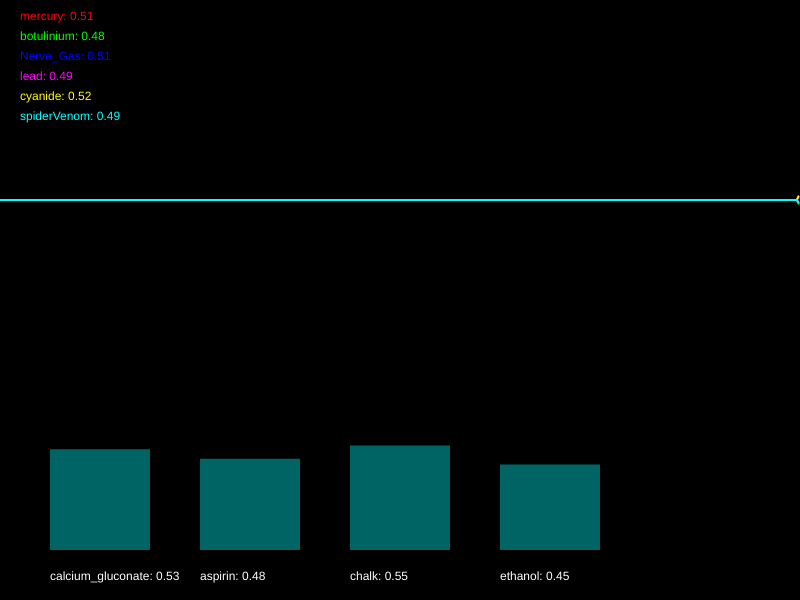
Frame 1 (no input)
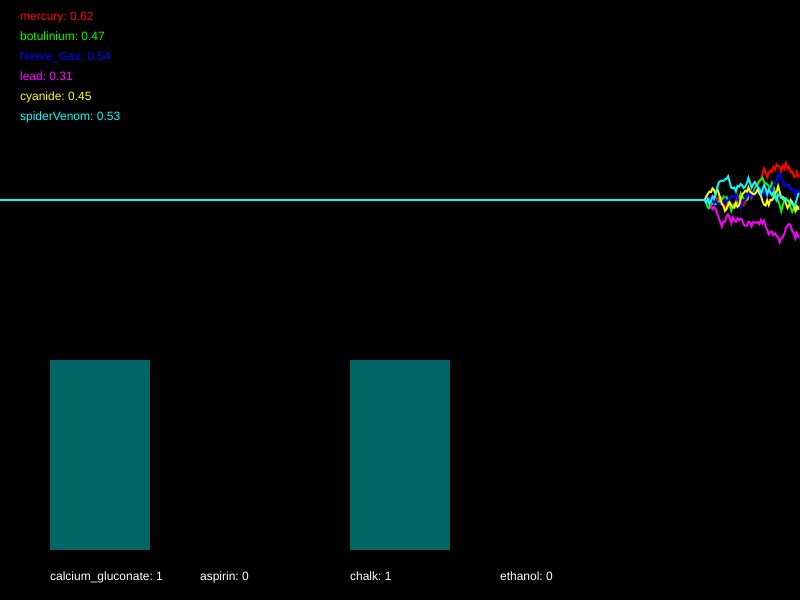
Frame 60 (no input)
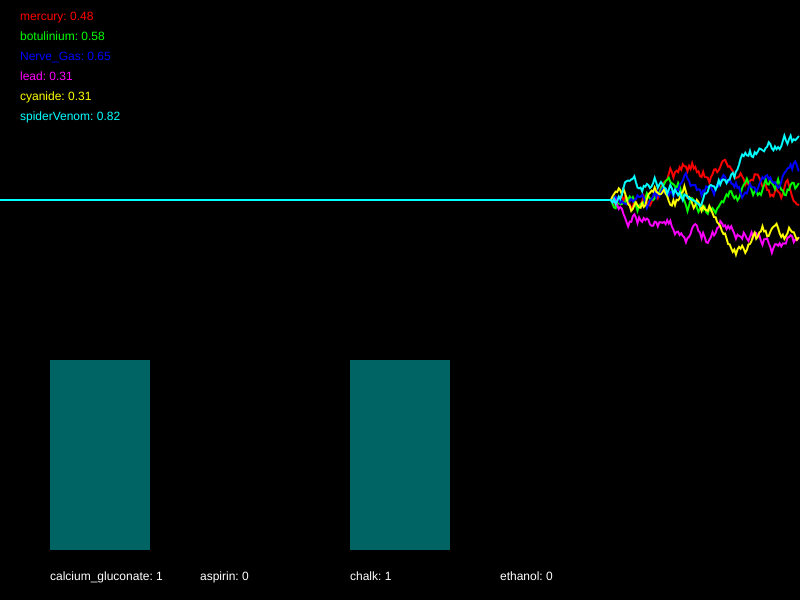
Frame 120 (the mouse pressed at the canvas centre since frame 60)

The p5.js sketch that drew these frames (run headless with seeded random() and noise() and a simulated clock; from frame 60 on, the mouse is pressed at the canvas centre):

// p5.js sketch
// ── sketch.js
/*

Officer: 8118839
CaseNum: 401-2-91323121-8118839

Case 401 - The Case of Norbert's Weiner Stand
Stage 3 - Bilious bagel

As I suspected Norbert has struck again. Ever inventive he’s set up a bagel stand and
has laced the cream cheese with an ingenious but vicious toxin. This one is quite
deadly so get yourself down to the lab right away.

You must develop the antidote by using conditional statements in the draw loop to
do the following.

	- If either Nerve_Gas goes above 0.44, botulinium dips below 0.74, or perhaps lead goes above 0.54, reduce calcium_gluconate by 0.02
	- If spiderVenom dips below 0.57 or cyanide dips below 0.49, increment calcium_gluconate by 0.05
	- If mercury dips below 0.64 or botulinium dips below 0.51, decrement aspirin by 0.03
	- When cyanide goes above 0.43, Nerve_Gas dips below 0.67, and also spiderVenom dips below 0.6, increase aspirin by 0.01
	- When lead goes above 0.56 and spiderVenom goes above 0.62, try decreasing chalk by 0.01
	- If mercury goes above 0.46 and botulinium goes above 0.43, or on the other hand, Nerve_Gas goes above 0.63, increment chalk by 0.05
	- If mercury dips below 0.32 and spiderVenom goes above 0.57, or on the other hand, Nerve_Gas goes above 0.32, decrease ethanol by 0.05
	- When cyanide dips below 0.28 and botulinium dips below 0.3, increase ethanol by 0.05


Your conditional statements should:

consider the following poisons:

	- mercury
	- botulinium
	- Nerve_Gas
	- lead
	- cyanide
	- spiderVenom


and modify the following antidotes:

	- calcium_gluconate
	- aspirin
	- chalk
	- ethanol


- There are many ways to complete this task but you should only use the
following commands:

	if(){}
	+=
	-=

*/

//Declare the poison variables
var mercury;
var botulinium;
var Nerve_Gas;
var lead;
var cyanide;
var spiderVenom;


//Declare the antidote variables
var calcium_gluconate;
var aspirin;
var chalk;
var ethanol;


//This variable is used for drawing the graph
var graphs;


function setup()
{

	createCanvas(800,600);
	strokeWeight(2);

	//initialise the poisons and antidotes
	mercury = 0.5;
	botulinium = 0.5;
	Nerve_Gas = 0.5;
	lead = 0.5;
	cyanide = 0.5;
	spiderVenom = 0.5;
	calcium_gluconate = 0.5;
	aspirin = 0.5;
	chalk = 0.5;
	ethanol = 0.5;


	//fills the graph with empty values
	graphs = [];

	for(var i = 0; i < 6; i++)
	{
		graphs.push([]);
		for(var j = 0; j < 512; j++)
		{
			graphs[i].push(0.5);
		}
	}

}

function draw()
{

	//Develop the antidote below
	//Write conditional statements to change the amount of each substance ...
    
//    - If either Nerve_Gas goes above 0.44, botulinium dips below 0.74, or perhaps lead goes above 0.54, reduce                 calcium_gluconate by 0.02
//	- If spiderVenom dips below 0.57 or cyanide dips below 0.49, increment calcium_gluconate by 0.05
//	- If mercury dips below 0.64 or botulinium dips below 0.51, decrement aspirin by 0.03
//	- When cyanide goes above 0.43, Nerve_Gas dips below 0.67, and also spiderVenom dips below 0.6, increase aspirin by         0.01
//	- When lead goes above 0.56 and spiderVenom goes above 0.62, try decreasing chalk by 0.01
    
//	- If mercury goes above 0.46 and botulinium goes above 0.43, or on the other hand, Nerve_Gas goes above 0.63,               increment chalk by 0.05
//	- If mercury dips below 0.32 and spiderVenom goes above 0.57, or on the other hand, Nerve_Gas goes above 0.32,               decrease ethanol by 0.05
//	- When cyanide dips below 0.28 and botulinium dips below 0.3, increase ethanol by 0.05
    
    if(Nerve_Gas > 0.44 || botulinium < 0.74 || lead > 0.54)
        {
            calcium_gluconate -= 0.02;
        }
    if(spiderVenom < 0.57 || cyanide < 0.49)
        {
            calcium_gluconate += 0.05;
        }
    if(mercury < 0.64 || botulinium < 0.51)
        {
            aspirin -= 0.03;
        }
    if(cyanide > 0.43 && Nerve_Gas < 0.67 && spiderVenom < 0.6)
        {
            aspirin += 0.01;
        }
    if(lead > 0.56 && spiderVenom > 0.62)
        {
            chalk -= 0.01;
        }
    if(mercury > 0.46 && botulinium > 0.43 || Nerve_Gas > 0.63)
        {
            chalk += 0.05;
        }
    if(mercury < 0.32 && spiderVenom > 0.57 || Nerve_Gas > 0.32)
        {
            ethanol -= 0.05;
        }
    if(cyanide < 0.28 && botulinium < 0.3)
        {
            ethanol += 0.05;
        }




	//////////////////////////////////////////////////////

	//the code below generates new values using random numbers

	/*
		For testing, you might want to temporarily comment out
		these lines and set the same variables to constant values
		instead.
	*/

	mercury = nextValue(graphs[0],mercury);
	botulinium = nextValue(graphs[1],botulinium);
	Nerve_Gas = nextValue(graphs[2],Nerve_Gas);
	lead = nextValue(graphs[3],lead);
	cyanide = nextValue(graphs[4],cyanide);
	spiderVenom = nextValue(graphs[5],spiderVenom);


	calcium_gluconate = constrain(calcium_gluconate, 0, 1);
	aspirin = constrain(aspirin, 0, 1);
	chalk = constrain(chalk, 0, 1);
	ethanol = constrain(ethanol, 0, 1);


	///////// DO NOT CHANGE THE CODE BELOW ///////////

	//drawing code

	// set background
	background(0);
	noFill();

	//draw the graphs for the vitals
	var colors = [
	color(255, 0, 0),
	color(0, 255, 0),
	color(0, 0, 255),
	color(255, 0, 255),
	color(255, 255, 0),
	color(0, 255, 255)
	];

	for(var i = 0; i < graphs.length; i++)
	{
		stroke(colors[i]);
		drawGraph(graphs[i]);
	}

	//draw the poisons as text
	noStroke();
	fill(colors[0]);
	text('mercury: ' + nf(mercury,1,2), 20,20);
	fill(colors[1]);
	text('botulinium: ' + nf(botulinium,1,2), 20,40);
	fill(colors[2]);
	text('Nerve_Gas: ' + nf(Nerve_Gas,1,2), 20,60);
	fill(colors[3]);
	text('lead: ' + nf(lead,1,2), 20,80);
	fill(colors[4]);
	text('cyanide: ' + nf(cyanide,1,2), 20,100);
	fill(colors[5]);
	text('spiderVenom: ' + nf(spiderVenom,1,2), 20,120);


	//draw the antidotes bar chart
	drawBar(calcium_gluconate,50,'calcium_gluconate');
	drawBar(aspirin,200,'aspirin');
	drawBar(chalk,350,'chalk');
	drawBar(ethanol,500,'ethanol');


}

function nextValue(graph, val)
{
	//gets the next value for a vital and puts it in an array for drawing
	var delta = random(-0.03,0.03);

	val += delta;
	if(val > 1 || val < 0)
	{
		delta *= -1;
		val += delta * 2;
	}

	graph.push(val)
	graph.shift();
	return val;
}

function drawGraph(graph)
{
	//draws an array as a graph
	beginShape();
	for(var i = 0; i < graph.length; i++)
	{
			vertex(width * i/512, height * 0.5 - graph[i]* height/3)
	}
	endShape();
}


function drawBar(val, x, name)
{
	//draws the bars for bar chart
    noStroke();
    fill(0,100,100);
	var mh = height * 0.4 - 50;
	rect(x,(height - 50) - val*mh, 100, val*mh);
    fill(255);
	text(name + ": " + val, x, height - 20);
}
